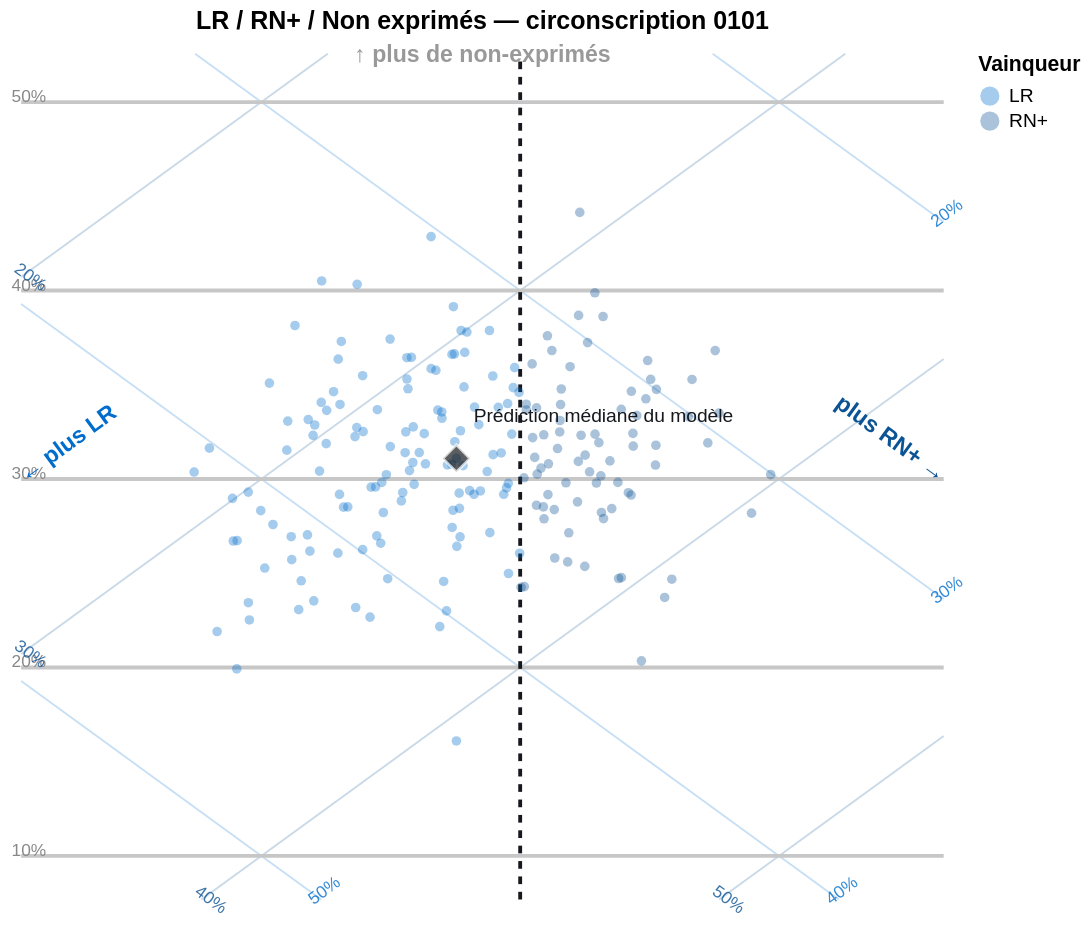

Notebook code cell kept with this figure:
### Markdown cell above
## 5. Revenir à la circonscription 0101

Le diagramme ternaire montre conjointement les voix de `LR`, de `RN+` et les suffrages non exprimés. Chaque point correspond à une simulation nationale différente.

### Code cell
district_frame = (
    to_long_frame(results, districts)
    .filter(pl.col("id_circo") == "0101")
)

render_ternary_chart(
    district_frame,
    str(PoliticalFamily.LR),
    str(PoliticalFamily.RNx),
    "LR / RN+ / Non exprimés — circonscription 0101",
)

### Figure 1 — Vega-Lite specification as saved in the notebook (floating-point values rounded to 4 significant figures; data arrays with more than 128 entries replaced by an {"elided": "..."} marker saying what was removed)
{"config": {"view": {"continuousWidth": 300, "continuousHeight": 300, "strokeWidth": 0}}, "layer": [{"data": {"name": "data-f342f91523f6c03f92ffd7315021be25"}, "mark": {"type": "rule", "color": "#006dcc", "opacity": 0.22, "strokeWidth": 1}, "encoding": {"x": {"axis": null, "field": "x", "scale": {"domain": [0.4036, 0.5818]}, "type": "quantitative"}, "x2": {"field": "x2"}, "y": {"axis": null, "field": "y", "scale": {"domain": [0.06658, 0.4552]}, "type": "quantitative"}, "y2": {"field": "y2"}}}, {"data": {"name": "data-b363061928a7fb3d6069f15fca5f1be2"}, "mark": {"type": "rule", "color": "#0b5394", "opacity": 0.22, "strokeWidth": 1}, "encoding": {"x": {"axis": null, "field": "x", "scale": {"domain": [0.4036, 0.5818]}, "type": "quantitative"}, "x2": {"field": "x2"}, "y": {"axis": null, "field": "y", "scale": {"domain": [0.06658, 0.4552]}, "type": "quantitative"}, "y2": {"field": "y2"}}}, {"data": {"name": "data-9b1d6303a633581bdc40d65fa2d4e106"}, "mark": {"type": "rule", "color": "#c7c7c7", "strokeWidth": 2}, "encoding": {"x": {"axis": null, "field": "x", "scale": {"domain": [0.4036, 0.5818]}, "type": "quantitative"}, "x2": {"field": "x2"}, "y": {"axis": null, "field": "y", "scale": {"domain": [0.06658, 0.4552]}, "type": "quantitative"}, "y2": {"field": "y2"}}}, {"layer": [{"data": {"name": "data-0eddbfd95818988230c1aff007703b88"}, "mark": {"type": "text", "color": "#888888", "dx": 4, "dy": -3, "fontSize": 9}, "encoding": {"text": {"field": "text", "type": "nominal"}, "x": {"axis": null, "field": "x", "scale": {"domain": [0.4036, 0.5818]}, "type": "quantitative"}, "y": {"axis": null, "field": "y", "scale": {"domain": [0.06658, 0.4552]}, "type": "quantitative"}}}, {"data": {"name": "data-9e838d241336d6cfb185e71a82aa01d0"}, "mark": {"type": "text", "angle": 323.9, "color": "#006dcc", "dx": 4, "dy": -3, "fontSize": 9, "opacity": 0.8}, "encoding": {"text": {"field": "text", "type": "nominal"}, "x": {"axis": null, "field": "x", "scale": {"domain": [0.4036, 0.5818]}, "type": "quantitative"}, "y": {"axis": null, "field": "y", "scale": {"domain": [0.06658, 0.4552]}, "type": "quantitative"}}}, {"data": {"name": "data-cb7e463e3e86ba5c3cb8e0f6b97a0daa"}, "mark": {"type": "text", "angle": 36.06, "color": "#0b5394", "dx": 4, "dy": -3, "fontSize": 9, "opacity": 0.8}, "encoding": {"text": {"field": "text", "type": "nominal"}, "x": {"axis": null, "field": "x", "scale": {"domain": [0.4036, 0.5818]}, "type": "quantitative"}, "y": {"axis": null, "field": "y", "scale": {"domain": [0.06658, 0.4552]}, "type": "quantitative"}}}]}, {"data": {"name": "data-be076b110a5455efa960ad4718ed82a4"}, "mark": {"type": "line", "color": "#16181d", "strokeDash": [4, 4]}, "encoding": {"x": {"axis": null, "field": "x", "scale": {"domain": [0.4036, 0.5818]}, "type": "quantitative"}, "y": {"axis": null, "field": "y", "scale": {"domain": [0.06658, 0.4552]}, "type": "quantitative"}}}, {"data": {"name": "data-6769ba3abeeb18952664be3d45c657ad"}, "mark": {"type": "circle", "size": 25}, "encoding": {"color": {"field": "side", "legend": {"title": "Vainqueur"}, "scale": {"domain": ["LR", "RN+"], "range": ["#006dcc", "#0b5394"]}, "type": "nominal"}, "opacity": {"value": 0.35}, "tooltip": [{"field": "LR (% exprimés)", "format": ".1f", "type": "quantitative"}, {"field": "RN+ (% exprimés)", "format": ".1f", "type": "quantitative"}, {"field": "Suffrages exprimés (% inscrits)", "format": ".1f", "type": "quantitative"}, {"field": "Non-exprimés (% inscrits)", "format": ".1f", "type": "quantitative"}], "x": {"axis": null, "field": "tx", "scale": {"domain": [0.4036, 0.5818]}, "type": "quantitative"}, "y": {"axis": null, "field": "ty", "scale": {"domain": [0.06658, 0.4552]}, "type": "quantitative"}}}, {"layer": [{"mark": {"type": "point", "color": "#16181d", "filled": true, "shape": "diamond", "size": 200, "stroke": "#ffffff", "strokeWidth": 1.5}, "encoding": {"tooltip": [{"field": "LR (% exprimés)", "format": ".1f", "type": "quantitative"}, {"field": "RN+ (% exprimés)", "format": ".1f", "type": "quantitative"}, {"field": "Suffrages exprimés (% inscrits)", "format": ".1f", "type": "quantitative"}, {"field": "Non-exprimés (% inscrits)", "format": ".1f", "type": "quantitative"}], "x": {"axis": null, "field": "x", "scale": {"domain": [0.4036, 0.5818]}, "type": "quantitative"}, "y": {"axis": null, "field": "y", "scale": {"domain": [0.06658, 0.4552]}, "type": "quantitative"}}}, {"mark": {"type": "text", "align": "left", "color": "#16181d", "dx": 9, "dy": -22, "fontSize": 10, "fontWeight": 500}, "encoding": {"text": {"value": "Prédiction médiane du modèle"}, "x": {"axis": null, "field": "x", "scale": {"domain": [0.4036, 0.5818]}, "type": "quantitative"}, "y": {"axis": null, "field": "y", "scale": {"domain": [0.06658, 0.4552]}, "type": "quantitative"}}}], "data": {"name": "data-01b19629226894102e29783b7de651d1"}}, {"layer": [{"data": {"name": "data-e3286fb41f1b53cf55c20ee17c33ed86"}, "mark": {"type": "text", "align": "left", "angle": 323.9, "color": "#006dcc", "fontSize": 12, "fontWeight": "bold"}, "encoding": {"text": {"value": "← plus LR"}, "x": {"axis": null, "field": "x", "scale": {"domain": [0.4036, 0.5818]}, "type": "quantitative"}, "y": {"axis": null, "field": "y", "scale": {"domain": [0.06658, 0.4552]}, "type": "quantitative"}}}, {"data": {"name": "data-f3ed152006269dbd8110205a5fc9f764"}, "mark": {"type": "text", "align": "right", "angle": 36.06, "color": "#0b5394", "fontSize": 12, "fontWeight": "bold"}, "encoding": {"text": {"value": "plus RN+ →"}, "x": {"axis": null, "field": "x", "scale": {"domain": [0.4036, 0.5818]}, "type": "quantitative"}, "y": {"axis": null, "field": "y", "scale": {"domain": [0.06658, 0.4552]}, "type": "quantitative"}}}, {"data": {"name": "data-007d36a259c03f0774c0be7ccd01d31b"}, "mark": {"type": "text", "align": "center", "angle": 0, "color": "#999999", "fontSize": 12, "fontWeight": "bold"}, "encoding": {"text": {"value": "↑ plus de non-exprimés"}, "x": {"axis": null, "field": "x", "scale": {"domain": [0.4036, 0.5818]}, "type": "quantitative"}, "y": {"axis": null, "field": "y", "scale": {"domain": [0.06658, 0.4552]}, "type": "quantitative"}}}]}], "height": 440, "title": "LR / RN+ / Non exprimés — circonscription 0101", "width": 480, "$schema": "https://vega.github.io/schema/vega-lite/v6.4.1.json", "datasets": {"data-f342f91523f6c03f92ffd7315021be25": [{"x": 0.5818, "y": 0.3779, "x2": 0.5372, "y2": 0.4552, "kind": "left"}, {"x": 0.5818, "y": 0.2047, "x2": 0.4372, "y2": 0.4552, "kind": "left"}, {"x": 0.4036, "y": 0.3402, "x2": 0.5616, "y2": 0.06658, "kind": "left"}, {"x": 0.4036, "y": 0.167, "x2": 0.4616, "y2": 0.06658, "kind": "left"}], "data-b363061928a7fb3d6069f15fca5f1be2": [{"x": 0.4036, "y": 0.3526, "x2": 0.4628, "y2": 0.4552, "kind": "right"}, {"x": 0.4036, "y": 0.1794, "x2": 0.5628, "y2": 0.4552, "kind": "right"}, {"x": 0.5818, "y": 0.3149, "x2": 0.4384, "y2": 0.06658, "kind": "right"}, {"x": 0.5818, "y": 0.1417, "x2": 0.5384, "y2": 0.06658, "kind": "right"}], "data-9b1d6303a633581bdc40d65fa2d4e106": [{"x": 0.4036, "y": 0.0866, "x2": 0.5818, "y2": 0.0866, "kind": "abs"}, {"x": 0.4036, "y": 0.1732, "x2": 0.5818, "y2": 0.1732, "kind": "abs"}, {"x": 0.4036, "y": 0.2598, "x2": 0.5818, "y2": 0.2598, "kind": "abs"}, {"x": 0.4036, "y": 0.3464, "x2": 0.5818, "y2": 0.3464, "kind": "abs"}, {"x": 0.4036, "y": 0.433, "x2": 0.5818, "y2": 0.433, "kind": "abs"}], "data-0eddbfd95818988230c1aff007703b88": [{"x": 0.4036, "y": 0.0866, "text": "10%", "kind": "abs"}, {"x": 0.4036, "y": 0.1732, "text": "20%", "kind": "abs"}, {"x": 0.4036, "y": 0.2598, "text": "30%", "kind": "abs"}, {"x": 0.4036, "y": 0.3464, "text": "40%", "kind": "abs"}, {"x": 0.4036, "y": 0.433, "text": "50%", "kind": "abs"}], "data-9e838d241336d6cfb185e71a82aa01d0": [{"x": 0.5818, "y": 0.3779, "text": "20%", "kind": "left"}, {"x": 0.5818, "y": 0.2047, "text": "30%", "kind": "left"}, {"x": 0.5616, "y": 0.06658, "text": "40%", "kind": "left"}, {"x": 0.4616, "y": 0.06658, "text": "50%", "kind": "left"}], "data-cb7e463e3e86ba5c3cb8e0f6b97a0daa": [{"x": 0.4036, "y": 0.3526, "text": "20%", "kind": "right"}, {"x": 0.4036, "y": 0.1794, "text": "30%", "kind": "right"}, {"x": 0.4384, "y": 0.06658, "text": "40%", "kind": "right"}, {"x": 0.5384, "y": 0.06658, "text": "50%", "kind": "right"}], "data-be076b110a5455efa960ad4718ed82a4": [{"x": 0.5, "y": 0.06658}, {"x": 0.5, "y": 0.4552}], "data-6769ba3abeeb18952664be3d45c657ad": {"elided": "200 records"}, "data-01b19629226894102e29783b7de651d1": [{"x": 0.4877, "y": 0.2693, "LR (% exprimés)": 51.79, "RN+ (% exprimés)": 48.21, "Suffrages exprimés (% inscrits)": 68.91, "Non-exprimés (% inscrits)": 31.09}], "data-e3286fb41f1b53cf55c20ee17c33ed86": [{"x": 0.4036, "y": 0.2609}], "data-f3ed152006269dbd8110205a5fc9f764": [{"x": 0.5818, "y": 0.2609}], "data-007d36a259c03f0774c0be7ccd01d31b": [{"x": 0.4927, "y": 0.4552}]}}
